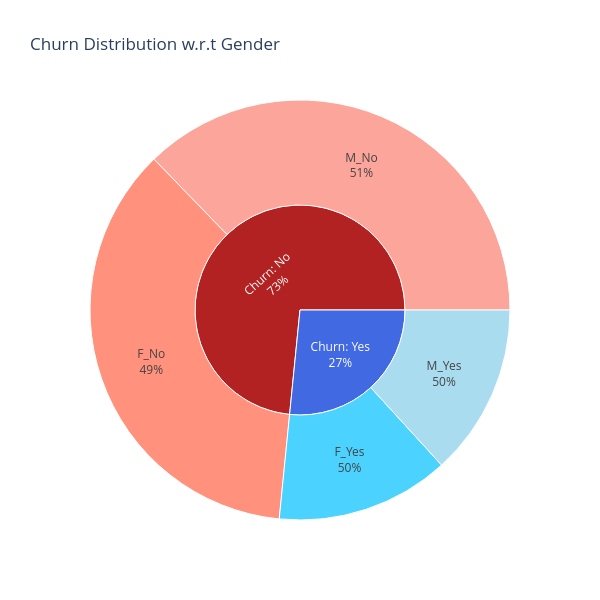

This figure's notebook cell:
### Code cell
# Define data
labels = ["Churn: Yes", "Churn: No", "F_Yes", "M_Yes", "F_No", "M_No"]
parents = ["", "", "Churn: Yes", "Churn: Yes", "Churn: No", "Churn: No"]
values = [1869, 5163, 939, 930, 2544, 2619]

# --- CORRECT COLOR MAPPING ---
# Create a dictionary where each data label maps to a specific color
# Use logic: similar parent (No/Yes) = similar outer color family
color_map = {
    # Innermost rings (Parent categories)
    "Churn: No":"firebrick",   # Total 'No Churn' (blue family)
    "Churn: Yes":"royalblue", # Total 'Yes Churn' (red family)

    # Outer rings (Children) - linked to parent colors
    # No Churn branch (royalblue shades)
    "F_No": "tomato" , 
    "M_No": "salmon",

    # Yes Churn branch (firebrick shades)
    "F_Yes": "deepskyblue",
    "M_Yes":"skyblue" 
}

# Create a color array matching the 'labels' list, mapping from the dictionary
# This ensures that "labels[0]" color is in "colors[0]"
colors_array = [color_map[label] for label in labels]

# --- CREATE CHART ---
fig = go.Figure(go.Sunburst(
    labels=labels,
    parents=parents,
    values=values,
    branchvalues="total",
    
    # Customizing what text displays inside the slices
    textinfo="label+percent parent", 
    
    # Apply the correct color sequence to the data
    marker=dict(colors=colors_array),
))

# Define layout with a clean template
fig.update_layout(
    title="Churn Distribution w.r.t Gender",
    width=600,
    height=600,
    template="plotly_white", # Provides a clean white background
)

fig.show()

### Figure 1 — Plotly figure (JSON) as saved in the notebook; plotly's stock layout.template omitted (floating-point values rounded to 4 significant figures)
{"data": [{"branchvalues": "total", "labels": ["Churn: Yes", "Churn: No", "F_Yes", "M_Yes", "F_No", "M_No"], "marker": {"colors": ["royalblue", "firebrick", "deepskyblue", "skyblue", "tomato", "salmon"]}, "parents": ["", "", "Churn: Yes", "Churn: Yes", "Churn: No", "Churn: No"], "textinfo": "label+percent parent", "type": "sunburst", "values": [1869, 5163, 939, 930, 2544, 2619]}], "layout": {"height": 600, "title": {"text": "Churn Distribution w.r.t Gender"}, "width": 600}}
